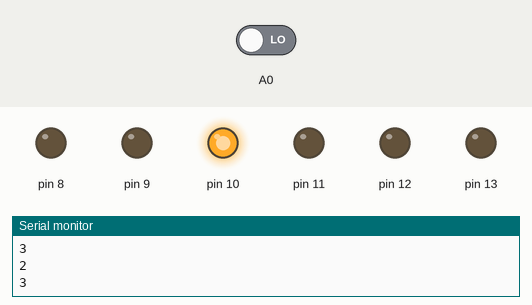
This sketch was run on a simulated Arduino Uno, built with avr-gcc and run on an emulated ATmega328P. Parts: output pins drawn as LEDs (lit = HIGH), the last lines printed to the serial monitor. The inputs (shaded band) are chosen by the test bench; at power-on: A0 LOW. Random numbers use the default seed unless the sketch sets one.

Above: at 2.8 s.
2.9 s: A0 driven HIGH
4.4 s: A0 driven LOW
At 5.7 s:
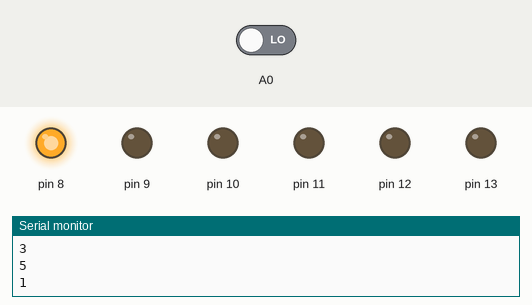
At 9.2 s:
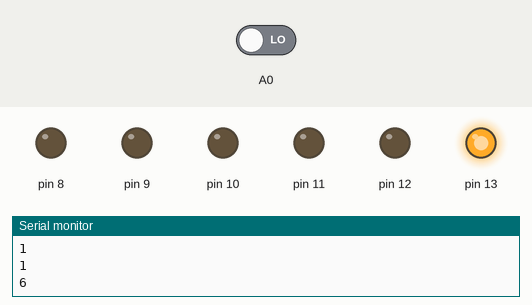
Timing chart, 0 to 37.9 s (numbered marks = the images above; inputs shaded):
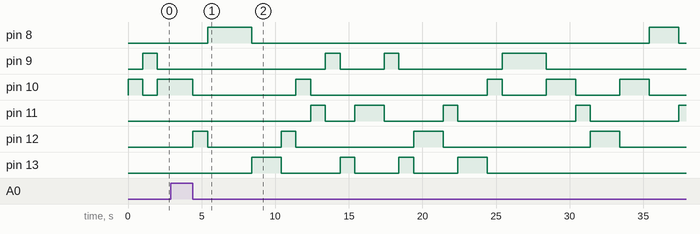

The sketch:

LED_Randomizer.ino
```cpp
#define key digitalRead(A0)

void setup() {
  // put your setup code here, to run once:
  for (int i = 8; i <= 13; i++){
    pinMode(i, OUTPUT);
  }
  pinMode(A0, INPUT);
  randomSeed(analogRead(A0));
  Serial.begin(9600);
}

void loop() {
  // put your main code here, to run repeatedly:
  if (key == 0) {
    int randnum = random(8, 14);
    Serial.println(randnum - 7);
    for (int i = 8; i <= 13; i++) {
      digitalWrite(i, LOW);
    }
    digitalWrite(randnum, HIGH);

    delay(1000);
  }
}
```

Measured:
- after the input at 2.9 s, every drawn part: stays the same
- after the input at 4.4 s, pin 8: LOW → HIGH after 1.0 s, → LOW 3.0 s later, → HIGH 27.0 s later, → LOW 2.0 s later; pin 9: goes HIGH 1.0 s, LOW 3.0 s, HIGH 1.0 s, LOW 7.0 s, HIGH 3.0 s, then LOW, starting after 9.0 s
